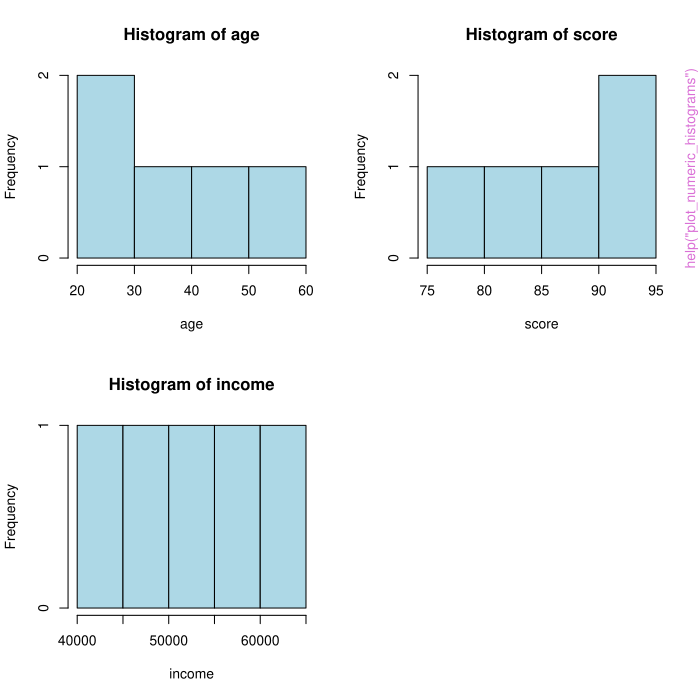

Write R code to recreate this figure.
pkgname <- "MetaLab"
source(file.path(R.home("share"), "R", "examples-header.R"))
options(warn = 1)
library('MetaLab')

base::assign(".oldSearch", base::search(), pos = 'CheckExEnv')
base::assign(".old_wd", base::getwd(), pos = 'CheckExEnv')
cleanEx()
nameEx("add_prolific_demographics")
### * add_prolific_demographics

flush(stderr()); flush(stdout())

### Name: add_prolific_demographics
### Title: Add Prolific demographic data to a data frame
### Aliases: add_prolific_demographics

### ** Examples

## Not run: 
##D api_key <- "your_prolific_api_token"
##D 
##D # Basic usage with default column names
##D mydata <- add_prolific_demographics(mydata, api_key)
##D 
##D # Custom column names
##D mydata <- add_prolific_demographics(
##D   df      = mydata,
##D   api_key = api_key,
##D   pid_col = "PROLIFIC_PID",
##D   sid_col = "study_id"
##D )
## End(Not run)




cleanEx()
nameEx("compute_meta_measures")
### * compute_meta_measures

flush(stderr()); flush(stdout())

### Name: compute_meta_measures
### Title: Compute meta-d' and related metacognitive measures (Meta
###   Measures)
### Aliases: compute_meta_measures

### ** Examples

## Not run: 
##D res <- compute_meta_measures(
##D   data = df,
##D   id_col = "participant_id",
##D   stim_col = "stimulus",
##D   resp_col = "response",
##D   conf_col = "confidence",
##D   s1_stim = "S1",
##D   s2_stim = "S2",
##D   s1_resp = "S1",
##D   s2_resp = "S2"
##D )
## End(Not run)



cleanEx()
nameEx("create_MetaLab_project")
### * create_MetaLab_project

flush(stderr()); flush(stdout())

### Name: create_MetaLab_project
### Title: Create a standardized MetaLab project directory structure
### Aliases: create_MetaLab_project

### ** Examples

## Not run: 
##D create_MetaLab_project("Metacognition_Study")
## End(Not run)




cleanEx()
nameEx("find_duplicate_attempts")
### * find_duplicate_attempts

flush(stderr()); flush(stdout())

### Name: find_duplicate_attempts
### Title: Identify participants who uploaded data in more than one source
###   file
### Aliases: find_duplicate_attempts

### ** Examples

## Not run: 
##D library(dplyr)
##D 
##D # toy data --------------------------------------------------------
##D trial_data <- tibble(
##D   participant_id = c("P1", "P1", "P2", "P3", "P3", "P3"),
##D   source_file    = c("fileA.csv", "fileB.csv", "fileA.csv",
##D                      "fileC.csv", "fileC.csv", "fileD.csv"),
##D   rt             = runif(6)  # other columns irrelevant
##D )
##D 
##D # find repeat submissions ----------------------------------------
##D find_duplicate_attempts(trial_data)
##D 
##D # capture silently and filter the main dataset -------------------
##D dups <- find_duplicate_attempts(trial_data, quiet = TRUE)
##D clean_data <- anti_join(trial_data, dups, by = "participant_id")
## End(Not run)




cleanEx()
nameEx("independent_t_test_apa")
### * independent_t_test_apa

flush(stderr()); flush(stdout())

### Name: independent_t_test_apa
### Title: Independent Samples t-test with APA Reporting
### Aliases: independent_t_test_apa

### ** Examples

## Not run: 
##D # Example dataset
##D mydata <- data.frame(
##D   score = c(85, 88, 90, 78, 82, 91, 84, 77, 86, 80),
##D   group = rep(c("Control", "Treatment"), each = 5)
##D )
##D 
##D # Run the function
##D result <- independent_t_test_apa(score ~ group, data = mydata, var.equal = TRUE)
##D cat(result)
## End(Not run)




cleanEx()
nameEx("json_to_long")
### * json_to_long

flush(stderr()); flush(stdout())

### Name: json_to_long
### Title: Convert JSON responses to long format
### Aliases: json_to_long

### ** Examples

## Not run: 
##D df_long <- json_to_long(data, participant_id = "id", response = "response_json")
## End(Not run)




cleanEx()
nameEx("make_dyads_long")
### * make_dyads_long

flush(stderr()); flush(stdout())

### Name: make_dyads_long
### Title: Build dyadic data (male–female) from long records, with optional
###   APIM format
### Aliases: make_dyads_long

### ** Examples

## Not run: 
##D library(dplyr)
##D 
##D df <- tibble::tibble(
##D   Couple_ID = c(1,1,1,1,2,2),
##D   Prolific_ID = c("a","b","a","b","c","d"),
##D   Time = c(1,1,2,2,1,1),
##D   Strategy = c("DA","DA","DA","DA","DB","DB"),
##D   T1A_Demo_Gender = c(1,2,1,2,1,2),  # 1=male, 2=female
##D   intrinsic = c(4.7, 4.9, 4.2, 4.8, 3.5, 3.7),
##D   extrinsic = c(4.5, 4.6, 4.1, 4.4, 3.2, 3.4)
##D )
##D 
##D # Dyad-wide
##D dw <- make_dyads_long(
##D   df,
##D   couple_id    = "Couple_ID",
##D   person_id    = "Prolific_ID",
##D   time_var     = "Time",
##D   within_vars  = "Strategy",
##D   gender_var   = "T1A_Demo_Gender",
##D   male_code    = 1,
##D   female_code  = 2,
##D   measure_vars = c("intrinsic", "extrinsic"),
##D   output       = "dyad_wide"
##D )
##D 
##D # APIM double-entry
##D ap <- make_dyads_long(
##D   df,
##D   couple_id    = "Couple_ID",
##D   person_id    = "Prolific_ID",
##D   time_var     = "Time",
##D   within_vars  = "Strategy",
##D   gender_var   = "T1A_Demo_Gender",
##D   male_code    = 1,
##D   female_code  = 2,
##D   measure_vars = c("intrinsic", "extrinsic"),
##D   output       = "apim_long"
##D )
## End(Not run)




cleanEx()
nameEx("plot_numeric_histograms")
### * plot_numeric_histograms

flush(stderr()); flush(stdout())

### Name: plot_numeric_histograms
### Title: Plot Histograms for All Numeric Variables
### Aliases: plot_numeric_histograms

### ** Examples

df <- data.frame(
  age = c(23, 35, 45, 29, 60),
  score = c(88.5, 92.3, 79.4, 85.0, 90.1),
  income = c(40000, 52000, 61000, 48000, 57000)
)
plot_numeric_histograms(df)




cleanEx()
nameEx("rain_plot")
### * rain_plot

flush(stderr()); flush(stdout())

### Name: rain_plot
### Title: Raincloud-style plots for between-, within-, and mixed-design
###   data
### Aliases: rain_plot

### ** Examples

## Not run: 
##D # Simple between-subjects design
##D rain_plot(
##D   data    = mydata,
##D   dv      = "accuracy",
##D   between = "group"
##D )
##D 
##D # Within-subjects design (e.g., task is repeated within participants)
##D rain_plot(
##D   data   = mydata,
##D   dv     = "confidence",
##D   id     = "participant",
##D   within = "task"
##D )
##D 
##D # Mixed design: within (condition) × between (group)
##D rain_plot(
##D   data    = mydata,
##D   dv      = "rt",
##D   id      = "participant",
##D   within  = "condition",
##D   between = "group"
##D )
##D 
##D # Multiple between factors: facet by rating_condition
##D rain_plot(
##D   data    = mydata,
##D   dv      = "efficacy_rating",
##D   id      = "participant",
##D   between = c("outcome_condition", "rating_condition")
##D )
##D 
##D # Multiple within factors: task × time collapsed onto the x-axis
##D rain_plot(
##D   data   = mydata,
##D   dv     = "confidence",
##D   id     = "participant",
##D   within = c("task", "time")
##D )
## End(Not run)




cleanEx()
nameEx("select_cue_target_sample")
### * select_cue_target_sample

flush(stderr()); flush(stdout())

### Name: select_cue_target_sample
### Title: Select a Random Sample of Cue–Target Pairs by Approximate Mean
###   FSG
### Aliases: select_cue_target_sample

### ** Examples

## Not run: 
##D library(readxl)
##D florida <- read_xlsx("Florida Norms.xlsx")
##D 
##D sample40 <- select_cue_target_sample(
##D   df = florida,
##D   n = 40,
##D   target_mean_fsg = 0.25,
##D   cue_min_chars = 3, cue_max_chars = 10,
##D   target_min_chars = 3, target_max_chars = 10,
##D   attempts = 8000,
##D   seed = 42
##D )
##D 
##D attr(sample40, "achieved_mean_fsg")
##D head(sample40)
## End(Not run)




### * <FOOTER>
###
cleanEx()
options(digits = 7L)
base::cat("Time elapsed: ", proc.time() - base::get("ptime", pos = 'CheckExEnv'),"\n")
grDevices::dev.off()
###
### Local variables: ***
### mode: outline-minor ***
### outline-regexp: "\\(> \\)?### [*]+" ***
### End: ***
quit('no')
